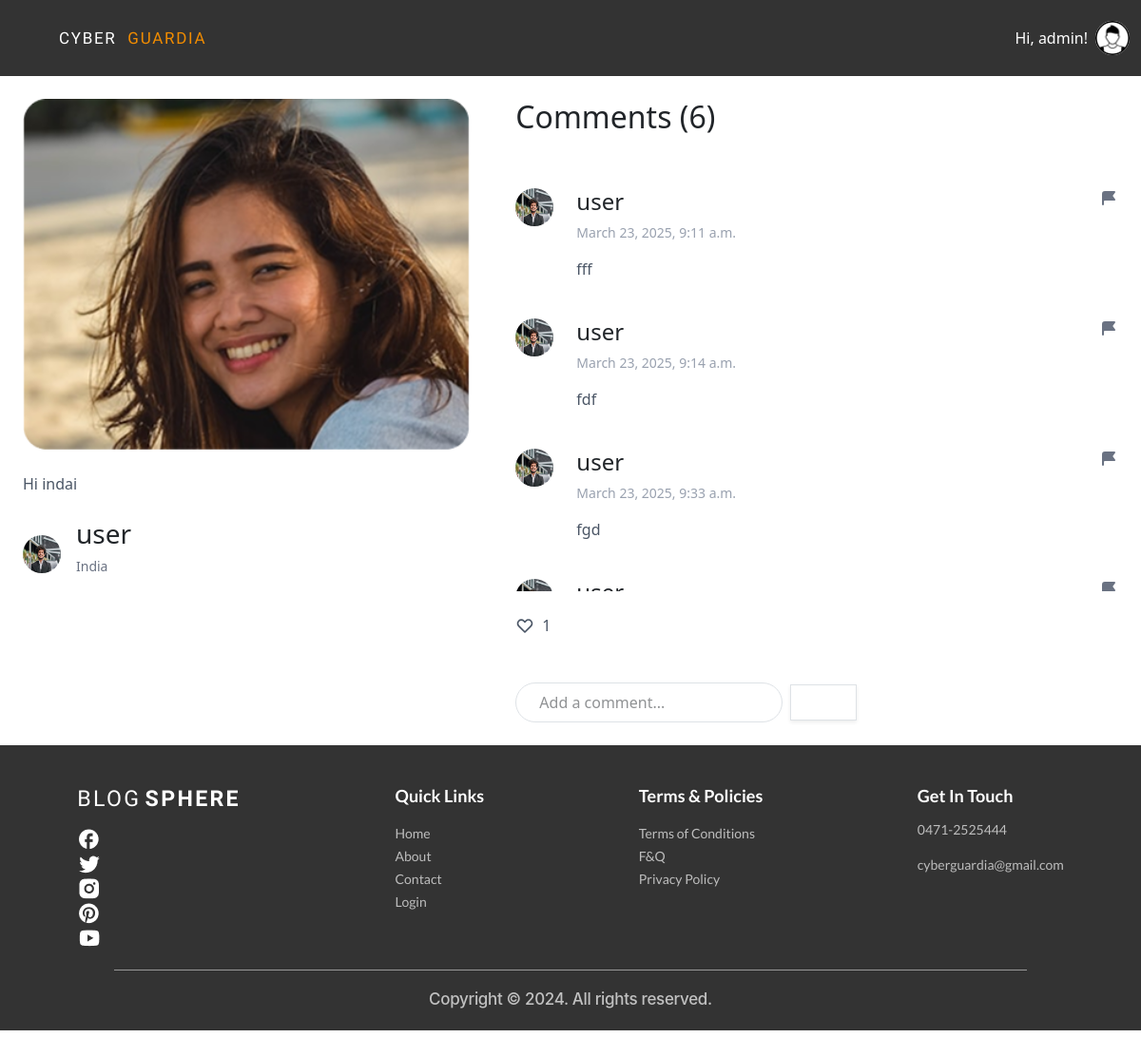
Before: /posts/post/2/ (signed in) with the older database file.
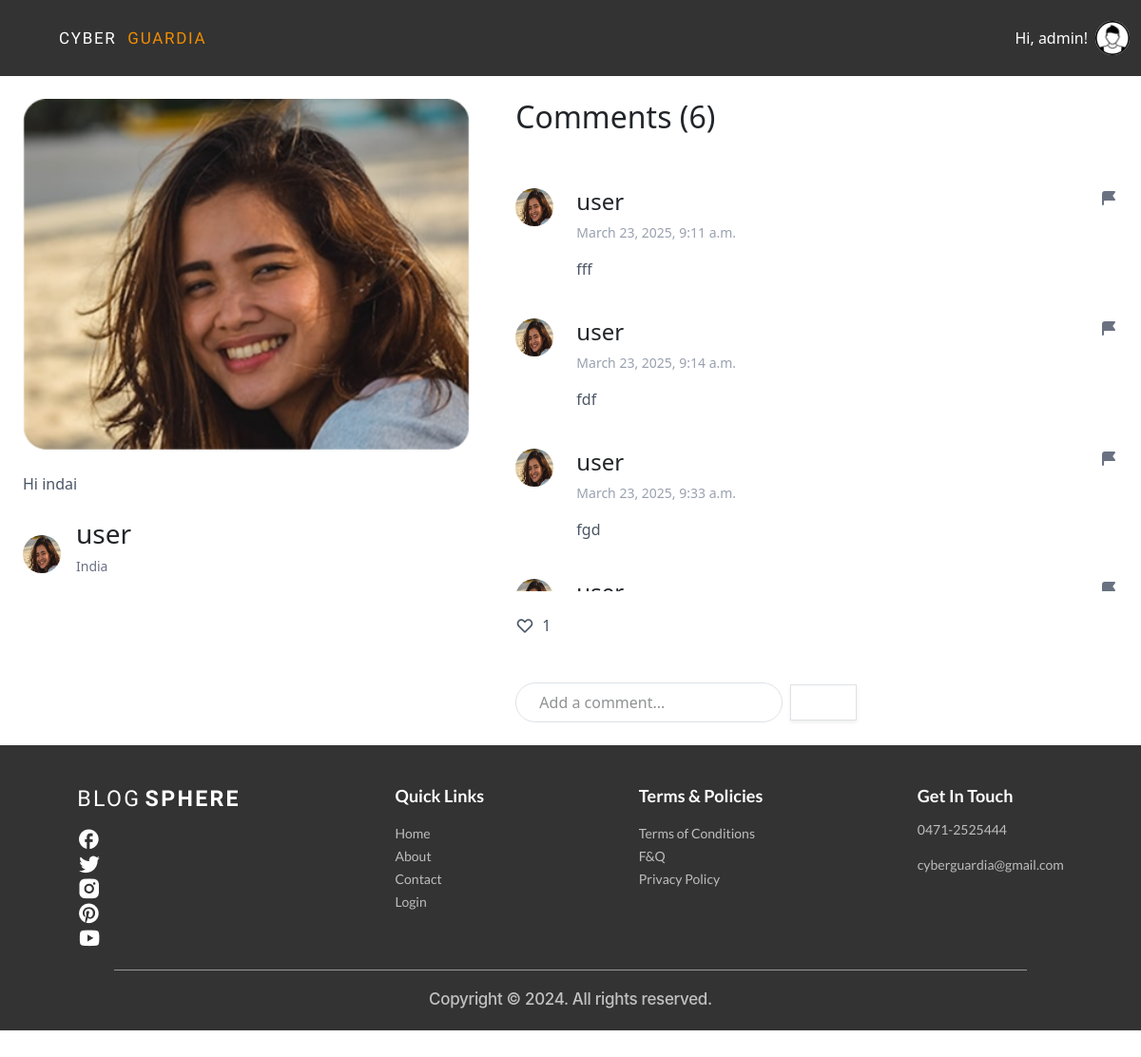
After: the same page with the newer database file.
### posts/models.py (models this page shows, shortened)
class Post(models.Model):
    user = models.ForeignKey(User, on_delete=models.CASCADE)
    content = models.TextField(blank=True)
    location = models.CharField(max_length=255, blank=True)
    image = models.ImageField(upload_to='post_images/', blank=True, null=True)
    created_at = models.DateTimeField(auto_now_add=True)

class Comment(models.Model):
    user = models.ForeignKey(User, on_delete=models.CASCADE)
    post = models.ForeignKey(Post, on_delete=models.CASCADE, related_name="comments")
    text = models.TextField()
    created_at = models.DateTimeField(auto_now_add=True)
    flagged = models.BooleanField(default=False)
    reported = models.BooleanField(default=False)

### account/models.py (models this page shows)
class User(AbstractUser):
    USER_TYPE_CHOICES = (
        ('normal', 'Normal User'),
        ('advertiser', 'Advertiser'),
    )
    user_type = models.CharField(max_length=20, choices=USER_TYPE_CHOICES, default='normal')

### accounts/models.py (models this page shows, shortened)
class Profile(models.Model):
    user = models.OneToOneField(User, on_delete=models.CASCADE)
    area_of_interest = models.CharField(max_length=255, blank=True)
    age = models.IntegerField(null=True)
    country = models.CharField(max_length=20, null=True)
    state = models.CharField(max_length=20, null=True)
    safe_mode = models.BooleanField(default=True)
    profile_image = models.ImageField(upload_to='profile_images/', null=True, blank=True)

### posts/views.py (the view)
# urls.py: path('post/<int:post_id>/', post_details, name='post_details'),
@never_cache
@login_required
def post_details(request, post_id):
    post = get_object_or_404(Post, id=post_id)
    return render(request, "posts/post_details.html", {"post": post})

### posts/templates/posts/post_details.html (shortened to what the changed rows need)
{% extends "base.html" %}
{% block content %}
    <div class="bg-white rounded-xl w-full h-full flex overflow-hidden">
        <div class="w-1/2 p-6 flex flex-col">
            <img
                src="{{ post.image.url }}"
                alt="Post"
                class="w-full object-cover rounded-xl mb-4"
            />
            <p class="text-gray-600 mb-4">
                {{ post.content }}
            </p>
            <div class="flex items-center gap-3 mb-4">
                <img
                    src="{{ post.user.profile.profile_image.url }}"
                    alt="Profile"
                    class="w-10 h-10 rounded-full"
                />
                <div>
                    <h3 class="font-semibold">{{ post.user.username }}</h3>
                    <p class="text-sm text-gray-500">{{ post.location }}</p>
                </div>
            </div>
        </div>
        <div class="w-2/3 flex flex-col">
            <div class="p-6">
                <h2 class="text-xl font-bold">Comments ({{ post.comments.all|length }})</h2>
            </div>
            <div class="flex-1 overflow-y-auto p-6 space-y-6 max-h-[28rem]" id="comments-list-{{ post.id }}">
                {% for comment in post.comments.all %}
                <div class="flex gap-4">
                    <img
                        src="{{ comment.user.profile.profile_image.url }}"
                        alt="User"
                        class="w-10 h-10 rounded-full"
                    />
                    <div class="flex-1">
                        <div class="flex items-start justify-between">
                            <div>
                                <h4 class="text-gray-600 font-semibold">
                                    {{ comment.user.username }}
                                </h4>
                                <p class="text-gray-400 text-sm">
                                    {{ comment.created_at }}
                                </p>
                            </div>
                            {% if comment.user != request.user %}
                            <button class="report-btn ml-2 text-gray-500 dark:text-gray-400 hover:text-red-500 dark:hover:text-red-400 transition-colors duration-200"
                                data-comment-id="{{ comment.id }}">
                                <svg xmlns="http://www.w3.org/2000/svg" class="h-5 w-5" viewBox="0 0 20 20" fill="currentColor">
                                    <path fill-rule="evenodd" d="M3 6a3 3 0 013-3h10a1 1 0 01.8 1.6L14.25 8l2.55 3.4A1 1 0 0116 13H6a1 1 0 00-1 1v3a1 1 0 11-2 0V6z" clip-rule="evenodd" />
                                </svg>
                            </button>
                            {% endif %}
                        </div>
                        <p class="text-gray-600">
                            {{ comment.text }}
                        </p>
                    </div>
                </div>
                {% endfor %}
            </div>
            <div class="p-4 flex gap-4">
                <button class="like-button flex items-center space-x-2 text-gray-600 hover:text-red-500" data-post-id="{{ post.id }}">
                    <svg id="like-icon-{{ post.id }}" class="w-5 h-5" fill="{% if post.is_liked_by_user %}red{% else %}none{% endif %}" stroke="currentColor" viewBox="0 0 24 24">
                        <path stroke-linecap="round" stroke-linejoin="round" stroke-width="2"
                            d="M4.318 6.318a4.5 4.5 0 000 6.364L12 20.364l7.682-7.682a4.5 4.5 0 00-6.364-6.364L12 7.636l-1.318-1.318a4.5 4.5 0 00-6.364 0z" />
                    </svg>
                    <span id="likes-count-{{ post.id }}">{{ post.likes.count }}</span>
                </button>
            </div>
        </div>
    </div>
{% endblock %}

Changed rows visible on the page:
changed through a linked row, Post "Hi indai": user.profile.profile_image: a different picture
changed through a linked row, Comment "fff": user.profile.profile_image: a different picture
changed through a linked row, Comment "fdf": user.profile.profile_image: a different picture
changed through a linked row, Comment "fgd": user.profile.profile_image: a different picture
changed through a linked row, Comment (number 4 of 4 on the later page): user.profile.profile_image: a different picture
